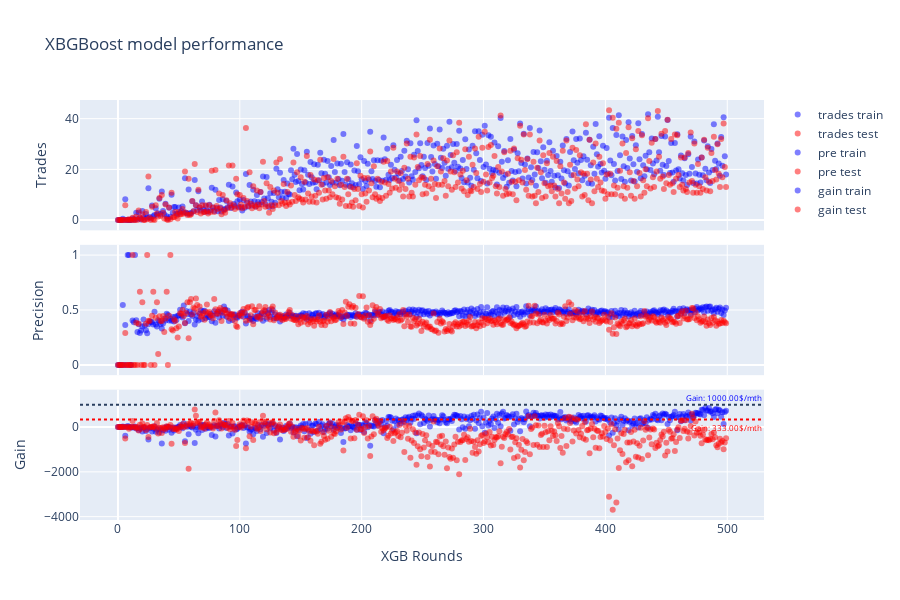

Source (notebook cell):
### Code cell
fun_plot_xgb_rounds(df[(df["gain_test"] > -10000) & (df["run_index"] < 500)])

### Figure 1 — Plotly figure (JSON) as saved in the notebook; plotly's stock layout.template omitted (floating-point values rounded to 4 significant figures; data arrays with more than 128 entries replaced by an {"elided": "..."} marker saying what was removed)
{"data": [{"marker": {"color": "blue", "opacity": 0.5}, "mode": "markers", "name": "trades train", "type": "scatter", "x": {"elided": "500 int values"}, "xaxis": "x", "y": {"elided": "500 float values"}, "yaxis": "y"}, {"marker": {"color": "red", "opacity": 0.5}, "mode": "markers", "name": "trades test", "type": "scatter", "x": {"elided": "500 int values"}, "xaxis": "x", "y": {"elided": "500 float values"}, "yaxis": "y"}, {"marker": {"color": "blue", "opacity": 0.5}, "mode": "markers", "name": "pre train", "type": "scatter", "x": {"elided": "500 int values"}, "xaxis": "x", "y": {"elided": "500 float values"}, "yaxis": "y2"}, {"marker": {"color": "red", "opacity": 0.5}, "mode": "markers", "name": "pre test", "type": "scatter", "x": {"elided": "500 int values"}, "xaxis": "x", "y": {"elided": "500 float values"}, "yaxis": "y2"}, {"marker": {"color": "blue", "opacity": 0.5}, "mode": "markers", "name": "gain train", "type": "scatter", "x": {"elided": "500 int values"}, "xaxis": "x", "y": {"elided": "500 float values"}, "yaxis": "y3"}, {"marker": {"color": "red", "opacity": 0.5}, "mode": "markers", "name": "gain test", "type": "scatter", "x": {"elided": "500 int values"}, "xaxis": "x", "y": {"elided": "500 float values"}, "yaxis": "y3"}], "layout": {"annotations": [{"font": {"color": "red", "size": 8}, "showarrow": false, "text": "Gain: 333.00$/mth", "x": 1, "xanchor": "right", "xref": "x domain", "y": 333, "yanchor": "top", "yref": "y3"}, {"font": {"color": "blue", "size": 8}, "showarrow": false, "text": "Gain: 1000.00$/mth", "x": 1, "xanchor": "right", "xref": "x domain", "y": 1000, "yanchor": "bottom", "yref": "y3"}], "grid": {"columns": 1, "rows": 3}, "height": 600, "hovermode": "x", "hoversubplots": "axis", "shapes": [{"line": {"color": "red", "dash": "dot", "width": 2}, "type": "line", "x0": 0, "x1": 1, "xref": "x domain", "y0": 333, "y1": 333, "yref": "y3"}, {"line": {"dash": "dot"}, "type": "line", "x0": 0, "x1": 1, "xref": "x domain", "y0": 1000, "y1": 1000, "yref": "y3"}], "title": {"text": "XBGBoost model performance"}, "xaxis": {"showspikes": true, "spikedash": "dot", "spikemode": "across", "spikesnap": "cursor", "spikethickness": 1, "title": {"text": "XGB Rounds"}}, "yaxis": {"title": {"text": "Trades"}}, "yaxis2": {"title": {"text": "Precision"}}, "yaxis3": {"title": {"text": "Gain"}}}}
